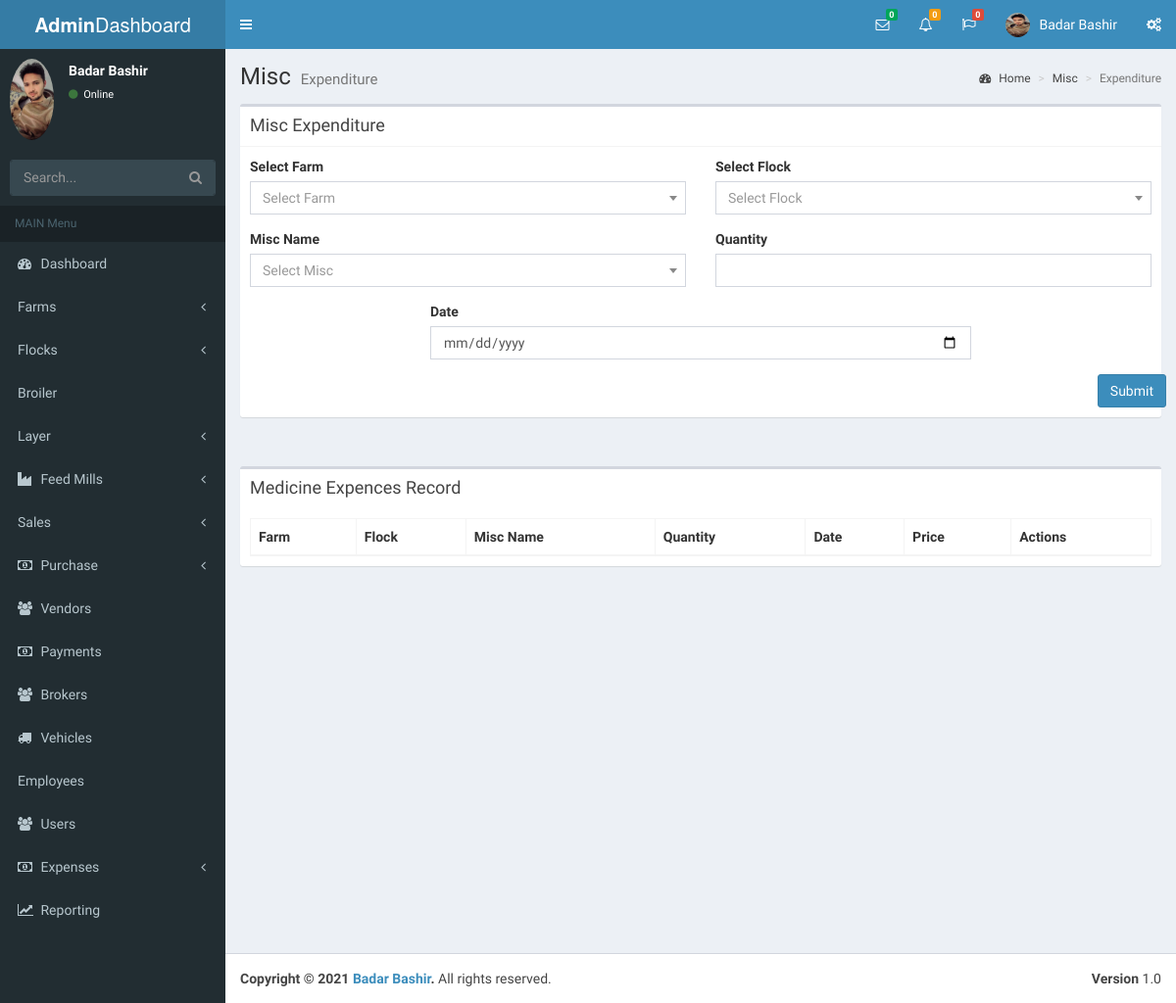
The app's page /misc_exp.php (signed in), older data.
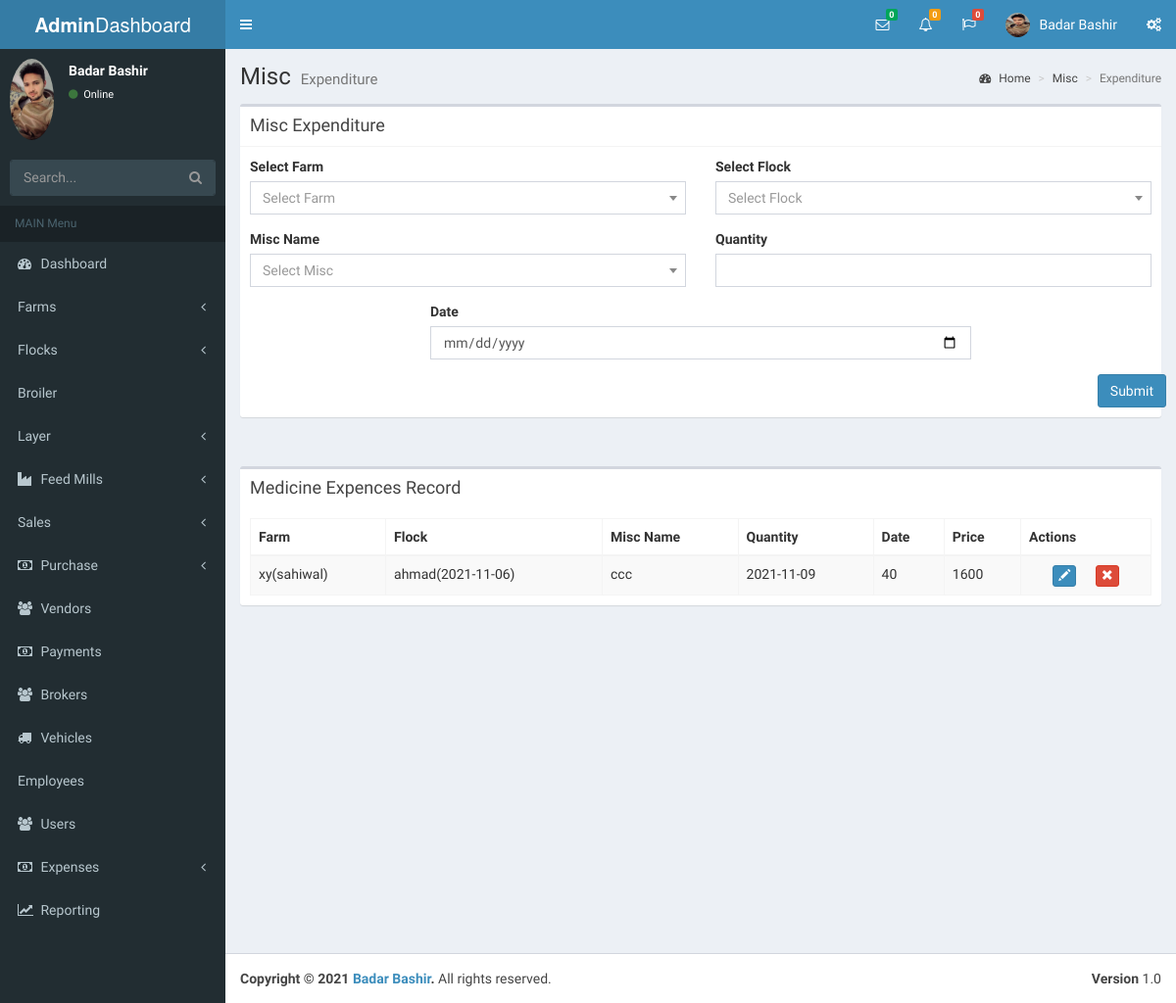
The same page, newer data.
### tables this page shows
CREATE TABLE `expences` (
  `id` int(11) NOT NULL,
  `Farm_id` varchar(150) NOT NULL,
  `flock_id` varchar(100) NOT NULL,
  `e_date` date NOT NULL,
  `e_name` varchar(100) NOT NULL,
  `sub_type` varchar(100) NOT NULL,
  `e_qnty` int(11) NOT NULL,
  `price` int(11) NOT NULL
);

### misc_exp.php (the view, shortened to what the changed rows need)
<?php
 include("lib/DBConn.php");
?>
<!DOCTYPE html>
<html>
<head>
  <link rel='stylesheet' href='https://maxcdn.bootstrapcdn.com/bootstrap/3.3.6/css/bootstrap.min.css'>
<link rel='stylesheet' href='https://cdn.datatables.net/1.10.12/css/dataTables.bootstrap.min.css'>
<link rel='stylesheet' href='https://cdn.datatables.net/buttons/1.2.2/css/buttons.bootstrap.min.css'>
<link rel="stylesheet" href="plugins/datatables/style.css">
  <link rel="stylesheet" href="bootstrap/css/bootstrap.min.css">
  <link rel="stylesheet" href="https://cdnjs.cloudflare.com/ajax/libs/font-awesome/4.5.0/css/font-awesome.min.css">
  <link rel="stylesheet" href="https://cdnjs.cloudflare.com/ajax/libs/ionicons/2.0.1/css/ionicons.min.css">
  <link rel="stylesheet" href="plugins/daterangepicker/daterangepicker.css">
  <link rel="stylesheet" href="plugins/datepicker/datepicker3.css">
  <link rel="stylesheet" href="plugins/iCheck/all.css">
  <link rel="stylesheet" href="plugins/colorpicker/bootstrap-colorpicker.min.css">
  <link rel="stylesheet" href="plugins/timepicker/bootstrap-timepicker.min.css">
  <link rel="stylesheet" href="plugins/select2/select2.min.css">
  <link rel="stylesheet" href="dist/css/AdminLTE.min.css">
  <link rel="stylesheet" href="dist/css/skins/_all-skins.min.css">
</head>
<body class="hold-transition skin-blue sidebar-mini">
<div class="wrapper">
  <div class="content-wrapper">
    <section class="content-header">
      <h1>
        Misc
        <small>Expenditure</small>
      </h1>
    </section>
     <section class="content">
      <div class="row">
        <div class="col-xs-12">
          <div class="box">
            <div class="box-body" style="overflow: scroll;">
              <table id="example"class="table table-striped table-bordered" cellspacing="0" width="100%">
                <thead>
                <tr>
                  <th>Farm</th>
                  <th>Flock</th>
                  <th>Misc Name</th>
                  <th>Quantity</th>
                  <th>Date</th>
                  <th>Price</th>
                  <th>Actions</th>
                </tr>
                </thead>
                <tbody>
                  <?php
                    $query = "SELECT * FROM expences WHERE e_name='Misc' ";
                    $result = mysqli_query($conn,$query);
                      if ($result->num_rows > 0) {
                        while($row = mysqli_fetch_array($result))
                           {
                            ?>
                                  <tr>
                                  <td><?php echo $row['Farm_id']; ?></td>
                                  <td><?php echo $row['flock_id']; ?></td>
                                  <td><?php echo $row['sub_type']; ?></td>
                                  <td><?php echo $row['e_date']; ?></td>
                                  <td><?php echo $row['e_qnty']; ?></td>
                                  <td><?php echo $row['price']; ?></td>
                   <td>
                <button type="button" class="btn btn-primary btn-xs dt-edit" style="margin-right:16px;">
                    <span class="glyphicon glyphicon-pencil" aria-hidden="true"></span>
                </button>
                <button type="button" class="btn btn-danger btn-xs dt-delete">
                    <span class="glyphicon glyphicon-remove" aria-hidden="true"></span>
                </button>
            </td>
                </tr>
                <?php
                                                 }
                                                }
                                                    ?>
                </tbody>
              </table>
            </div>
          </div>
        </div>
      </div>
    </section>
</div>
</body>
</html>

Row changes from the older to the newer data that the page shows:
added expences: Farm "xy(sahiwal)", flock "ahmad(2021-11-06)", sub_type "ccc", e_date "2021-11-09", e_qnty "40", price "1600"
